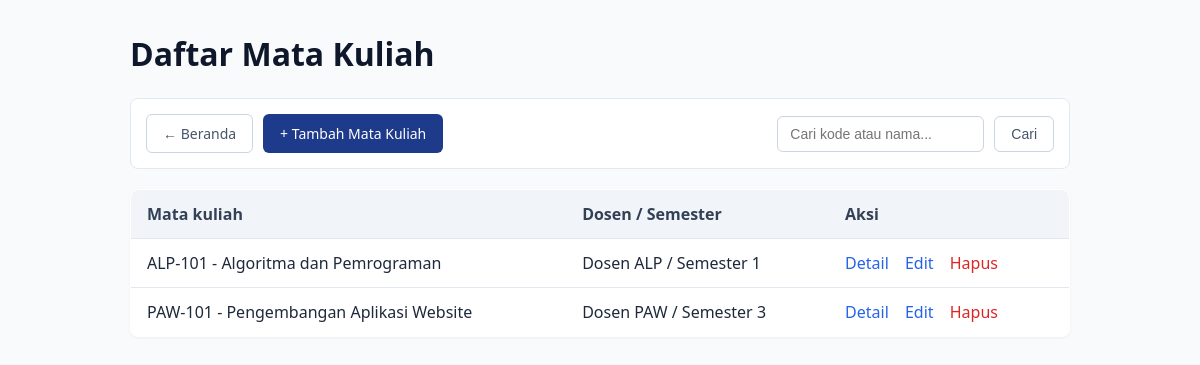
The app's page /daftar_mata_kuliah.php with its own data.
### tables this page shows
CREATE TABLE mata_kuliah (
    id INT UNSIGNED AUTO_INCREMENT PRIMARY KEY,
    kode VARCHAR(20) NOT NULL UNIQUE,
    nama VARCHAR(100) NOT NULL,
    dosen VARCHAR(100) NOT NULL,
    semester TINYINT UNSIGNED NOT NULL
);

### daftar_mata_kuliah.php (the view, shortened to what this page needs)
<?php
require 'koneksi.php';
$search = trim($_GET['search'] ?? '');
$query = "SELECT id, kode, nama, dosen, semester FROM mata_kuliah";
$query .= " ORDER BY nama ASC";
$stmt = $conn->prepare($query);
$stmt->execute();
$result = $stmt->get_result();
?>
<!DOCTYPE html>
<html lang="id">
<head>
    <link rel="stylesheet" href="style.css">
</head>
<body>
    <h1>Daftar Mata Kuliah</h1>
    <div class="search-bar">
        <a href="index.php" class="btn btn-secondary">← Beranda</a>
        <a href="tambah_mata_kuliah.php" class="btn btn-primary">+ Tambah Mata Kuliah</a>
        <form method="GET" action="" style="display: flex; gap: 10px; margin-left: auto;">
            <input type="text" name="search" class="form-control" placeholder="Cari kode atau nama..." value="<?= htmlspecialchars($search) ?>">
            <button type="submit" class="btn btn-secondary">Cari</button>
        </form>
    </div>
    <table>
        <thead>
            <tr>
                <th>Mata kuliah</th>
                <th>Dosen / Semester</th>
                <th>Aksi</th>
            </tr>
        </thead>
        <tbody>
            <?php if ($result->num_rows > 0): ?>
                <?php while ($row = $result->fetch_assoc()): ?>
                    <tr>
                        <td><?= htmlspecialchars($row['kode']) ?> - <?= htmlspecialchars($row['nama']) ?></td>
                        <td><?= htmlspecialchars($row['dosen']) ?> / Semester <?= htmlspecialchars($row['semester']) ?></td>
                        <td>
                            <a href="detail_mata_kuliah.php?id=<?= $row['id'] ?>" class="action-link">Detail</a>
                            <a href="edit_mata_kuliah.php?id=<?= $row['id'] ?>" class="action-link">Edit</a>
                            <a href="hapus_mata_kuliah.php?id=<?= $row['id'] ?>" class="action-link" style="color: #dc2626;">Hapus</a>
                        </td>
                    </tr>
                <?php endwhile; ?>
            <?php endif; ?>
        </tbody>
    </table>
</body>
</html>

### style.css (style rules this page uses)
* { box-sizing: border-box; margin: 0; padding: 0; }
body { font-family: 'Segoe UI', Tahoma, Geneva, Verdana, sans-serif; background-color: #f8fafc; color: #1e293b; line-height: 1.5; padding: 30px; max-width: 1000px; margin: 0 auto; }
h1, h2, h3 { color: #0f172a; margin-bottom: 20px; font-weight: 600; }
a { color: #2563eb; text-decoration: none; }
.btn { display: inline-block; padding: 8px 16px; font-size: 14px; font-weight: 500; border-radius: 6px; border: 1px solid transparent; cursor: pointer; text-decoration: none; transition: background-color 0.2s; }
.btn-primary { background-color: #1e3a8a; color: #ffffff; }
.btn-secondary { background-color: #ffffff; color: #475569; border-color: #cbd5e1; }
table { width: 100%; border-collapse: collapse; background: #ffffff; border: 1px solid #e2e8f0; border-radius: 8px; overflow: hidden; margin-top: 15px; box-shadow: 0 1px 3px rgba(0, 0, 0, 0.05); }
th, td { padding: 12px 16px; text-align: left; border-bottom: 1px solid #e2e8f0; }
th { background-color: #f1f5f9; color: #334155; font-weight: 600; }
tr:last-child td { border-bottom: none; }
.action-link { margin-right: 12px; font-weight: 500; }
.form-control { width: 100%; padding: 9px 12px; border: 1px solid #cbd5e1; border-radius: 6px; font-size: 14px; background-color: #ffffff; }
.search-bar { display: flex; gap: 10px; align-items: center; margin-bottom: 20px; background: #ffffff; padding: 15px; border: 1px solid #e2e8f0; border-radius: 8px; }
.search-bar .form-control { width: auto; flex-grow: 1; }

### records on screen
mata_kuliah: kode "ALP-101", nama "Algoritma dan Pemrograman", dosen "Dosen ALP", semester "1"
mata_kuliah: kode "PAW-101", nama "Pengembangan Aplikasi Website", dosen "Dosen PAW", semester "3"
